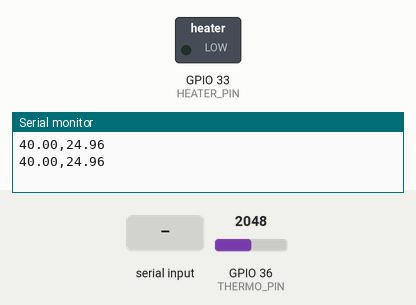
This sketch was run on a simulated ESP32. Parts: switched loads named in the sketch (green lamp = pin HIGH), the last lines printed to the serial monitor. The inputs (shaded band) are chosen by the test bench; at power-on: GPIO 36 (THERMO_PIN) = 2048 (analog values on the 0–4095 scale).

Above: at 1.2 s.
1.3 s: "90,45\n" received over Serial
At 1.8 s:
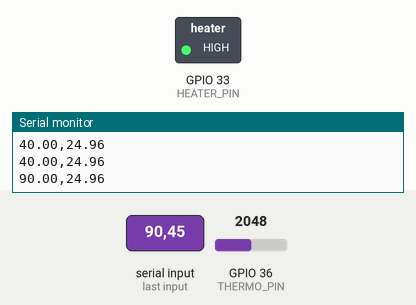
3.0 s: "5\n" received over Serial
At 4.5 s:
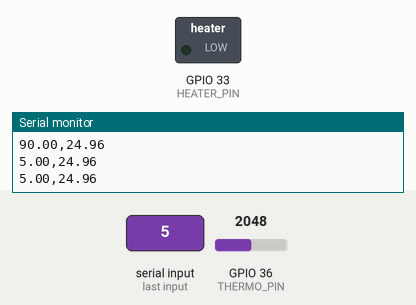
5.0 s: "30,150\n" received over Serial
At 5.7 s:
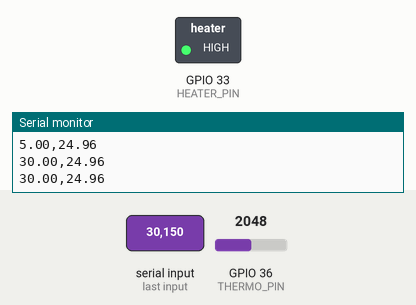
Timing chart, 0 to 8.0 s (numbered marks = the images above; inputs shaded):
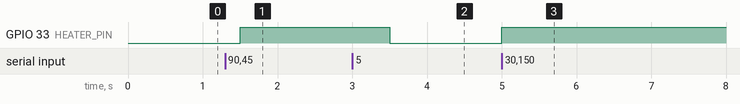

The sketch:

diy2-1.ino
```cpp
/*
 程式更新以配合ESP32開發環境3.x版
 請參閱：https://swf.com.tw/?p=2000
*/

#define THERMO_PIN 36   // 熱敏電阻分壓輸入腳
#define HEATER_PIN 33   // 陶瓷加熱片的 PWM 輸出腳
#define ADC_BITS 10     // 類比輸入解析度 10 位元
#define PWM_CHANNEL 0   // PWM通道
#define PWM_BITS 8      // 8位元解析度
#define PWM_FREQ 1000   // 1KHz
#define INTERVAL_MS 500 // 間隔時間 500 毫秒

float setPoint = 40.0;  // 目標溫度
float kp = 0.0;         // 比例增益
float ki = 0.0;         // 積分增益
float errorSum = 0;     // 累計誤差

void readSerial() {
  if (Serial.available()) { // 若有序列資料輸入…
    String txt = Serial.readStringUntil('\n');  // …持續讀到 '\n' 並存入 txt
    // 解析逗號分隔字串，分成 3 個浮點資料分別存入 setpoint,kp 和 ki
    sscanf(txt.c_str(), "%f,%f,%f", &setPoint, &kp, &ki);
    // 顯示剛剛讀入的參數資料值
    //Serial.printf("setPoint= %f, kp= %f, ki= %f\n", setPoint, kp, ki);
  }
}

// 讀取溫度，此函式將傳回浮點格式的攝氏溫度值
float readTemp(float R0 = 10000.0, float beta = 3950.0) {
  uint16_t adc = analogRead(THERMO_PIN); // 讀取熱敏電阻感測值
  float T0 = 25.0 + 273.15;
  float r = (adc * R0) / (( 1 << ADC_BITS) - 1 - adc); // ADC 解析度為 10 位元

  // 轉換成攝氏溫度
  return 1 / (1 / T0 + 1 / beta * log(r / R0)) - 273.15;
}

float computePI(float in) {
  float error = setPoint - in;      // 計算誤差
  float dt = INTERVAL_MS / 1000.0;  // 間隔時間（單位是秒）

  errorSum += error * dt;// 累計誤差
  errorSum = constrain(errorSum, 0, 255);     // 限制累計誤差值的大小
  float output = kp * error + ki * errorSum;  // 計算 PI
  output = constrain(output, 0, 255);         // 限制輸出值的大小
  return output;
}

void setup() {
  Serial.begin(115200);
  pinMode(HEATER_PIN, OUTPUT);

  #if ESP_ARDUINO_VERSION >= ESP_ARDUINO_VERSION_VAL(3, 0, 0)
  // 底下敘述適用於ESP32開發平台3.x版
  ledcAttachChannel(HEATER_PIN, 1000, 8, PWM_CHANNEL); // 接腳, 頻率, 解析度, 通道
  #else
  // 以下兩行適用於ESP32開發平台2.x版
  ledcSetup(PWM_CHANNEL, 1000, 8); // 設置 PWM 通道、頻率和解析度
  ledcAttachPin(HEATER_PIN, PWM_CHANNEL); // 設定 PWM 輸出腳
  #endif

  analogReadResolution(ADC_BITS); // 設定 ADC 解析度位元
}

void loop() {
  static uint32_t prevTime = 0;   // 前次檢測時間
  uint32_t now = millis();

  if (now - prevTime >= INTERVAL_MS) {
    prevTime = now;

    float temp = readTemp();              // 讀取溫度
    float power = (int) computePI(temp);  // 計算 PI

    #if ESP_ARDUINO_VERSION >= ESP_ARDUINO_VERSION_VAL(3, 0, 0)
    ledcWrite(HEATER_PIN, (int)power); // 加熱
    #else
    ledcWrite(PWM_CHANNEL, (int)power);  // 加熱
    #endif
    Serial.printf("%.2f,%.2f\n", setPoint, temp);
  }

  readSerial(); // 讀取序列埠輸入值
}
```

Measured:
- after the input at 1.3 s, GPIO 33 (HEATER_PIN): LOW → HIGH after 0.20 s
- after the input at 3.0 s, GPIO 33 (HEATER_PIN): HIGH → LOW after 0.50 s
- after the input at 5.0 s, GPIO 33 (HEATER_PIN): LOW → HIGH at once
